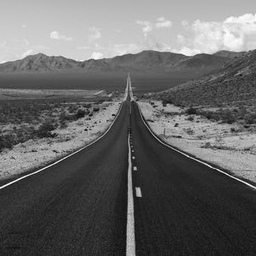
#> input picture Images/road.bmp, 256 x 256 px, found by its file name; its folder holds 5 pictures in this run
$ jupyter execute 'Lab_3~Spatial_filtering.ipynb'
#> lines starting #> are read from the running program, lines starting #| are printed output that depends on the picture
# **Convolution Operation**

[cell 1]
from pathlib import Path

# Find the Images folder
IMG_DIR = None

for candidate in [
    Path.cwd() / "Images",
    Path.cwd() / "images",
    Path.cwd().parent / "Images",
    Path.cwd().parent / "images"
]:
    if candidate.is_dir():
        IMG_DIR = candidate.resolve()
        break

# Check and display the path and contents
if IMG_DIR is None or not any(IMG_DIR.iterdir()):
    print("Images/ folder not found or empty.")
else:
    print("Image folder path:", IMG_DIR)
    print("\nFiles inside the folder:")
    for p in sorted(IMG_DIR.iterdir()):
        print(p.name)

[cell 2]
# Importing the Libraries & Loading the Image
import cv2
import matplotlib.pyplot as plt
import numpy as np
image = cv2.imread(str(IMG_DIR/ "road.bmp"), cv2.IMREAD_GRAYSCALE)
#> image is the input picture: shape (256, 256); min 7, max 255, mean 101.6

plt.title('Original Image')
plt.imshow(image, cmap='gray', vmin=0, vmax=255)
print('Original Image Shape:', image.shape)
#| Original Image Shape: (256, 256)

**Identity Kernel Using Library Function**

[cell 3]
#Identity Kernel Filter
kernel1 = np.array([[0, 0, 0],
                    [0, 1, 0],
                    [0, 0, 0]])
identity = cv2.filter2D(src=image, ddepth=-1, kernel=kernel1)
fig = plt.figure(figsize=(8,8))
ax1 = fig.add_subplot(121)
ax2 = fig.add_subplot(122)
ax1.imshow(image, cmap='gray', vmin=0, vmax=255)
ax1.title.set_text('Original Image')
ax2.imshow(identity, cmap='gray', vmin=0, vmax=255)
ax2.title.set_text('Result of Identity Kernel')

**Identity Kernel Without Using Library Function**

[cell 4]
#Identity Kernel Filter
kernel = np.array([[0, 0, 0],
                    [0, 1, 0],
                    [0, 0, 0]])
padded_image = cv2.copyMakeBorder(image, 1, 1, 1, 1, cv2.BORDER_CONSTANT, value=0)

# Create output image
output_image = np.zeros_like(image)

# Apply the filter using for loops
for i in range(1, padded_image.shape[0]-1):
    for j in range(1, padded_image.shape[1]-1):
        # Compute the convolution using the Laplacian kernel
        convolution = np.sum(kernel * padded_image[i-1:i+2, j-1:j+2])

        # Set the corresponding pixel in the output image to the convolution value
        output_image[i-1, j-1] = convolution
#Display Results
fig = plt.figure(figsize=(8,8))
ax1 = fig.add_subplot(121)
ax2 = fig.add_subplot(122)
ax1.imshow(image, cmap='gray', vmin=0, vmax=255)
ax1.title.set_text('Original Image')
ax2.imshow(output_image, cmap='gray', vmin=0, vmax=255)
ax2.title.set_text('Result of Identity Kernel')

# Smoothing Spatial Filtering
* Image smoothing filters are applied to reduce the amount of noise in an image.
* This process involves convolution i.e. moving a kernel over the image pixels and computing new values.
1. Average Filter: Computes the average of the pixel values in the kernel.
2. Weighted Average Filter: Computes the weighted average of the pixel values in the kernel.
3. Median: Computes the median of all the pixel values in the kernel.
4. Minimum: Selects the least pixel value of all those in the kernel.
5. Maximum: Selects the highest pixel value of all those in the kernel.
6. Mid-Point: Computes the average of the maximum and minimum pixel values in the kernel.

**Standard Average Filtering Using Libray Function**

[cell 5]
# Image Blurring using a Custom Kernel
kernel1 = np.array([[1, 1, 1],
                    [1, 1, 1],
                    [1, 1, 1]])
kernel1=kernel1/9
blurr = cv2.filter2D(src=image, ddepth=-1, kernel=kernel1)
fig = plt.figure(figsize=(8,8))
ax1 = fig.add_subplot(121)
ax2 = fig.add_subplot(122)
ax1.imshow(image, cmap='gray', vmin=0, vmax=255)
ax1.title.set_text('Original Image')
ax2.imshow(blurr, cmap='gray', vmin=0, vmax=255)
ax2.title.set_text('Result of Blurring Kernel')

**Standard Average Filtering Without Using Libray Function**

[cell 6]
#Identity Kernel Filter
kernel = np.ones((3, 3), dtype=np.float32)/9
padded_image = cv2.copyMakeBorder(image, 1, 1, 1, 1, cv2.BORDER_CONSTANT, value=0)

# Create output image
output_image = np.zeros_like(image)

# Apply the filter using for loops
for i in range(1, padded_image.shape[0]-1):
    for j in range(1, padded_image.shape[1]-1):
        # Compute the convolution using the Laplacian kernel
        convolution = np.sum(kernel * padded_image[i-1:i+2, j-1:j+2])
        # Set the corresponding pixel in the output image to the convolution value
        output_image[i-1, j-1] = convolution
#Display Results
fig = plt.figure(figsize=(8,8))
ax1 = fig.add_subplot(121)
ax2 = fig.add_subplot(122)
ax1.imshow(image, cmap='gray', vmin=0, vmax=255)
ax1.title.set_text('Original Image')
ax2.imshow(output_image, cmap='gray', vmin=0, vmax=255)
ax2.title.set_text('Result of Standard Average Filtering Kernel')
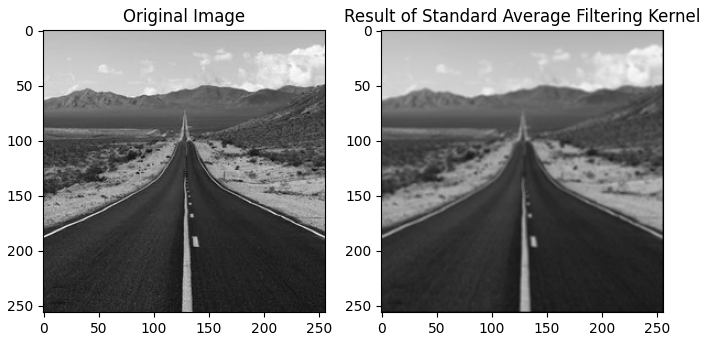
#> figure drawn by matplotlib, 2 panels

**Maximum Filetering Using Library Function**

[cell 7]
kernel = np.ones((3,3),np.uint8)
# Perform maximum filtering convolution using dilation
max_filtered = cv2.dilate(image, kernel)
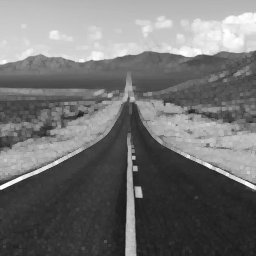
#> max_filtered: shape (256, 256); min 25, max 255, mean 114
fig = plt.figure(figsize=(8,8))
ax1 = fig.add_subplot(121)
ax2 = fig.add_subplot(122)
ax1.imshow(image, cmap='gray', vmin=0, vmax=255)
ax1.title.set_text('Original Image')
ax2.imshow(max_filtered, cmap='gray', vmin=0, vmax=255)
ax2.title.set_text('Result of Maximum Filtering')

**Maximum Filetering Without Using Library Function**

[cell 8]
# Pad the image using cv2.copyMakeBorder
padded_image = cv2.copyMakeBorder(image, 1, 1, 1, 1, cv2.BORDER_CONSTANT, value=0)

# Create output image
output_image = np.zeros_like(image)

# Apply the filter using for loops
for i in range(1, padded_image.shape[0]-1):
    for j in range(1, padded_image.shape[1]-1):
        # Extract the 3x3 neighborhood around the current pixel
        neighborhood = padded_image[i-1:i+2, j-1:j+2]

        # Compute the maximum value in the neighborhood
        maximum = np.max(neighborhood)

        # Set the corresponding pixel in the output image to the maximum value
        output_image[i-1, j-1] = maximum
#Display Results
fig = plt.figure(figsize=(8,8))
ax1 = fig.add_subplot(121)
ax2 = fig.add_subplot(122)
ax1.imshow(image, cmap='gray', vmin=0, vmax=255)
ax1.title.set_text('Original Image')
ax2.imshow(output_image, cmap='gray', vmin=0, vmax=255)
ax2.title.set_text('Result of Maximum Filtering Kernel')

**Minimum Filtering Using Library Function**

[cell 9]
kernel = np.ones((3,3),np.uint8)
# Perform maximum filtering convolution using dilation
min_filtered = cv2.erode(image, kernel)
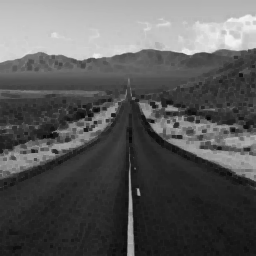
#> min_filtered: shape (256, 256); min 7, max 246, mean 89.5
fig = plt.figure(figsize=(8,8))
ax1 = fig.add_subplot(121)
ax2 = fig.add_subplot(122)
ax1.imshow(image, cmap='gray', vmin=0, vmax=255)
ax1.title.set_text('Original Image')
ax2.imshow(min_filtered, cmap='gray', vmin=0, vmax=255)
ax2.title.set_text('Result of Minimum Filtering')

**Minimum Filtering Without Using Library Function**

[cell 10]
# Pad the image using cv2.copyMakeBorder
padded_image = cv2.copyMakeBorder(image, 1, 1, 1, 1, cv2.BORDER_CONSTANT, value=0)

# Create output image
output_image = np.zeros_like(image)

# Apply the filter using for loops
for i in range(1, padded_image.shape[0]-1):
    for j in range(1, padded_image.shape[1]-1):
        # Extract the 3x3 neighborhood around the current pixel
        neighborhood = padded_image[i-1:i+2, j-1:j+2]

        # Compute the maximum value in the neighborhood
        minimum = np.min(neighborhood)

        # Set the corresponding pixel in the output image to the maximum value
        output_image[i-1, j-1] = minimum
#Display Results
fig = plt.figure(figsize=(8,8))
ax1 = fig.add_subplot(121)
ax2 = fig.add_subplot(122)
ax1.imshow(image, cmap='gray', vmin=0, vmax=255)
ax1.title.set_text('Original Image')
ax2.imshow(output_image, cmap='gray', vmin=0, vmax=255)
ax2.title.set_text('Result of Minimum Filtering Kernel')

**Median Filtering Using Library Function**
* In median blurring, each pixel in the source image is replaced by the median value of the image pixels in the kernel area. In order to median blurring we can use **cv2.medianBlur(src, ksize)**
* This function has just two required arguments:
1. The first is the source image.
2. The second is the kernel size, which must be an odd, positive integer.

[cell 11]
# Perform Median blurring using cv2.filter2D
median_filtered = cv2.medianBlur(image, 3)
fig = plt.figure(figsize=(8,8))
ax1 = fig.add_subplot(121)
ax2 = fig.add_subplot(122)
ax1.imshow(image, cmap='gray', vmin=0, vmax=255)
ax1.title.set_text('Original Image')
ax2.imshow(median_filtered, cmap='gray', vmin=0, vmax=255)
ax2.title.set_text('Result of Median Filtering')

**Median Filtering Without Using Library Function**

[cell 12]
padded_image = cv2.copyMakeBorder(image, 1, 1, 1, 1, cv2.BORDER_CONSTANT, value=255)

# Create output image
output_image = np.zeros_like(image)

# Apply the filter using for loops
for i in range(1, padded_image.shape[0]-1):
    for j in range(1, padded_image.shape[1]-1):
        # Extract the 3x3 neighborhood around the current pixel
        neighborhood = padded_image[i-1:i+2, j-1:j+2]

        # Compute the median value in the neighborhood
        median = np.median(neighborhood)

        # Set the corresponding pixel in the output image to the median value
        output_image[i-1, j-1] = median
#Display Results
fig = plt.figure(figsize=(8,8))
ax1 = fig.add_subplot(121)
ax2 = fig.add_subplot(122)
ax1.imshow(image, cmap='gray', vmin=0, vmax=255)
ax1.title.set_text('Original Image')
ax2.imshow(output_image, cmap='gray', vmin=0, vmax=255)
ax2.title.set_text('Result of Median Filtering Kernel')

**Weighted Averaging Filter Using Library Function**

[cell 13]
kernel = np.array([[1, 2, 1],
                   [2, 4, 2],
                   [1, 2, 1]]) / 16.0
weighted_filter = cv2.filter2D(image, -1, kernel)
fig = plt.figure(figsize=(8,8))
ax1 = fig.add_subplot(121)
ax2 = fig.add_subplot(122)
ax1.imshow(image, cmap='gray', vmin=0, vmax=255)
ax1.title.set_text('Original Image')
ax2.imshow(weighted_filter, cmap='gray', vmin=0, vmax=255)
ax2.title.set_text('Result of Weighted Averaging Filtering')

**Weighted Averaging Filter Without Using Library Function**

[cell 14]
# Define filter kernel
kernel = np.array([[1, 2, 1],
                   [2, 4, 2],
                   [1, 2, 1]])

# Normalize kernel
kernel = kernel / np.sum(kernel)

# Pad image
padded_image = cv2.copyMakeBorder(image, 1, 1, 1, 1, cv2.BORDER_CONSTANT, value=0)

# Create output image
output = np.zeros_like(image)

# Apply filter
for i in range(1, padded_image.shape[0] - 1):
    for j in range(1, padded_image.shape[1] - 1):
        # Compute the convolution using the Laplacian kernel
        convolution = np.sum(kernel * padded_image[i-1:i+2, j-1:j+2])
        # Set the corresponding pixel in the output image to the convolution value
        output_image[i-1, j-1] = convolution
#Display Results
fig = plt.figure(figsize=(8,8))
ax1 = fig.add_subplot(121)
ax2 = fig.add_subplot(122)
ax1.imshow(image, cmap='gray', vmin=0, vmax=255)
ax1.title.set_text('Original Image')
ax2.imshow(output_image, cmap='gray', vmin=0, vmax=255)
ax2.title.set_text('Result of weighted Average Filtering Kernel')

**Smoothing with Gaussian Filter**
* The effect of applying the Gaussian filter is to blur an image and remove detail and noise.
* It uses a kernel that represents the shape of a Gaussian or bell-shaped hump.
* The Gaussian filter outputs a weighted average of each pixel’s neighborhood, with the average weighted more towards the value of the central pixels.
* In order to perform this we can use **cv2.GaussianBlur(src, ksize, sigmaX)**

* We should specify the width and height of the kernel which should be positive and odd.
* We also should specify the standard deviation in the X and Y directions, sigmaX and sigmaY respectively.
* If only sigmaX is specified, sigmaY is taken as the same as sigmaX.
* If both are given as zeros, they are calculated from the kernel size. Gaussian blurring is highly effective in removing Gaussian noise from an image.

[cell 15]
gaussian_filter = cv2.GaussianBlur(image, (3,3), 0)
fig = plt.figure(figsize=(8,8))
ax1 = fig.add_subplot(121)
ax2 = fig.add_subplot(122)
ax1.imshow(image, cmap='gray', vmin=0, vmax=255)
ax1.title.set_text('Original Image')
ax2.imshow(gaussian_filter, cmap='gray', vmin=0, vmax=255)
ax2.title.set_text('Gaussian Smoothing Filter')

# **Sharpening Spatial Filtering**
* Image sharpening involves emphasizing details and enhances the edges of objects in an image.
1. Laplace Filter
2. Unsharp Mask & HighBoost Filtering
3. Gradient Mask filtering (Sobel Operator)

**Laplacian Filtering Using Library Function**

[cell 16]
# Importing the Libraries & Loading the Image
import cv2
import matplotlib.pyplot as plt
import numpy as np
image = cv2.imread(str(IMG_DIR /'road.bmp'), cv2.IMREAD_GRAYSCALE)

# Laplace Filter
kernel = np.array([[0, 1, 0],
                   [1,-4, 1],
                   [0, 1, 0]])

laplacian = cv2.filter2D(image, -1, kernel)
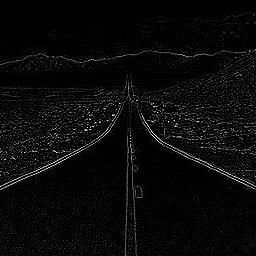
#> laplacian: shape (256, 256); min 0, max 255, mean 9.4
fig = plt.figure(figsize=(8,8))
ax1 = fig.add_subplot(121)
ax2 = fig.add_subplot(122)
ax1.imshow(image, cmap='gray', vmin=0, vmax=255)
ax1.title.set_text('Original Image')
ax2.imshow(laplacian, cmap='gray', vmin=0, vmax=255)
ax2.title.set_text('Laplacian Filter')

**Unsharp Masking and Highboost Filtering**

[cell 17]
# Gaussian Blur
gaussian_blur = cv2.GaussianBlur(image, (7,7), 0)
#Mask
mask = cv2.subtract(image, gaussian_blur)
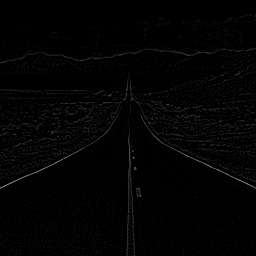
#> mask: shape (256, 256); min 0, max 133, mean 3.2
k = 1
output_image = cv2.addWeighted(image, 1 + k, mask, -k, 0)
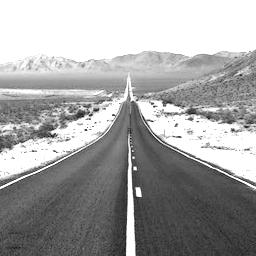
#> output_image: shape (256, 256); min 14, max 255, mean 163.5
# Displaying Results
fig = plt.figure(figsize=(8,8))
ax1 = fig.add_subplot(121)
ax5 = fig.add_subplot(122)
ax1.imshow(image, cmap='gray', vmin=0, vmax=255)
ax1.title.set_text('Original Image')
ax5.imshow(output_image, cmap='gray', vmin=0, vmax=255)
ax5.title.set_text('Output of Unsharp Masking')

**Highboost Filtering**

[cell 18]
# HighBoost Filtering
kernel = np.array([[-1, -1, -1],
                   [-1,  9, -1],
                   [-1, -1, -1]])
highboost = cv2.filter2D(image, -1, kernel)
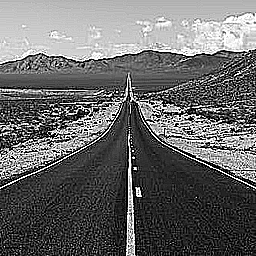
#> highboost: shape (256, 256); min 0, max 255, mean 104.4
# Displaying Results
fig = plt.figure(figsize=(8,8))
ax1 = fig.add_subplot(121)
ax5 = fig.add_subplot(122)
ax1.imshow(image, cmap='gray', vmin=0, vmax=255)
ax1.title.set_text('Original Image')
ax5.imshow(output_image, cmap='gray', vmin=0, vmax=255)
ax5.title.set_text('HighBoost Filtering')

**Sobel Operator**

[cell 19]
#Horizontal Edge Detection
sobel_h = np.array([[-1, -2, -1],
                         [0, 0, 0],
                         [1, 2, 1]])

# Apply kernel to image using cv2.filter2D
horizontal_edges = cv2.filter2D(image, -1, sobel_h).astype(np.float32)
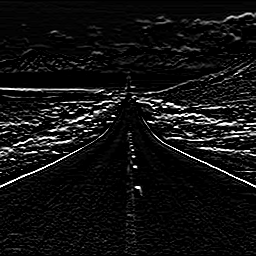
#> horizontal_edges: shape (256, 256) float32; min 0, max 255, mean 17.8
#Vertical Edge Detection
sobel_v = np.array([[-1, 0, 1],
                         [-2, 0, 2],
                         [-1, 0, 1]])

# Apply kernel to image using cv2.filter2D
vertical_edges = cv2.filter2D(image, -1, sobel_v).astype(np.float32)
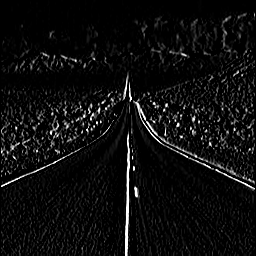
#> vertical_edges: shape (256, 256) float32; min 0, max 255, mean 13.9
#Both in Vertical and Horizontal Direction
sobel = cv2.magnitude(vertical_edges, horizontal_edges)
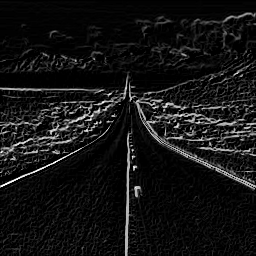
#> sobel: shape (256, 256) float32; min 0, max 360.6, mean 28.5; drawn with min black and max white
fig = plt.figure(figsize=(16,12))
ax1 = fig.add_subplot(141)
ax2 = fig.add_subplot(142)
ax3 = fig.add_subplot(143)
ax4 = fig.add_subplot(144)
ax1.imshow(image, cmap='gray', vmin=0, vmax=255)
ax1.title.set_text('Original Image')
ax2.imshow(horizontal_edges, cmap='gray', vmin=0, vmax=255)
ax2.title.set_text('Edges in Horizontal Direction')
ax3.imshow(vertical_edges, cmap='gray', vmin=0, vmax=255)
ax3.title.set_text('Edges in Vertical Direction')
ax4.imshow(sobel, cmap='gray', vmin=0, vmax=255)
ax4.title.set_text('Sobel Filtering')
